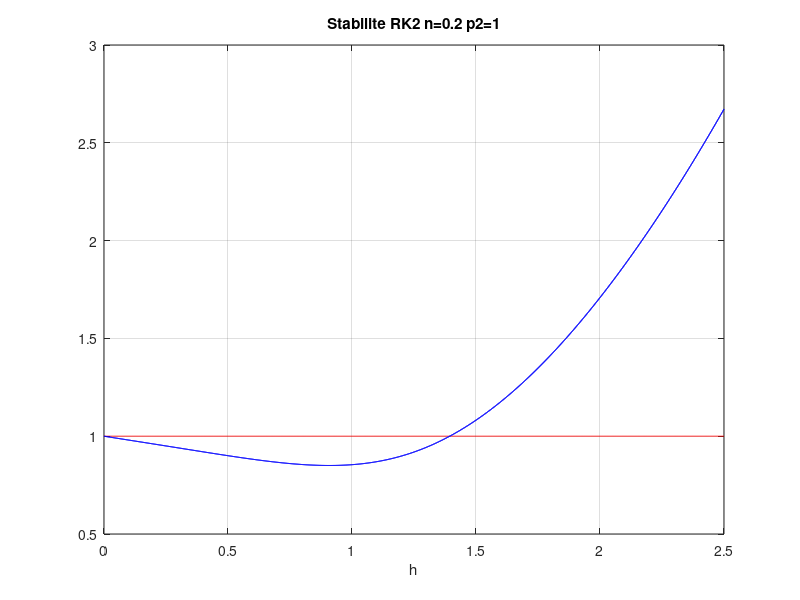

Reproduce this figure in MATLAB.
% stabilite RK2

clear
hold off

%2eme cas
n=0.2;
p2=1;

r1=-n-sqrt(n*n-p2);
r2=-n+sqrt(n*n-p2);

% ordre 2
h=0:0.001:2.5;
un=ones(length(h), 1);
plot(h, un, 'r');
hold on

lambda=r1;
P=abs(1+h*lambda+0.5*h.^2*lambda^2);
plot(h,P,'b');

lambda=r2;
P=abs(1+h*lambda+0.5*h.^2*lambda^2);
plot(h,P,'b');

grid on
xlabel('h');
title(['Stabilite RK2 ' ...
    'n=' num2str(n) ' p2=' num2str(p2)]);
